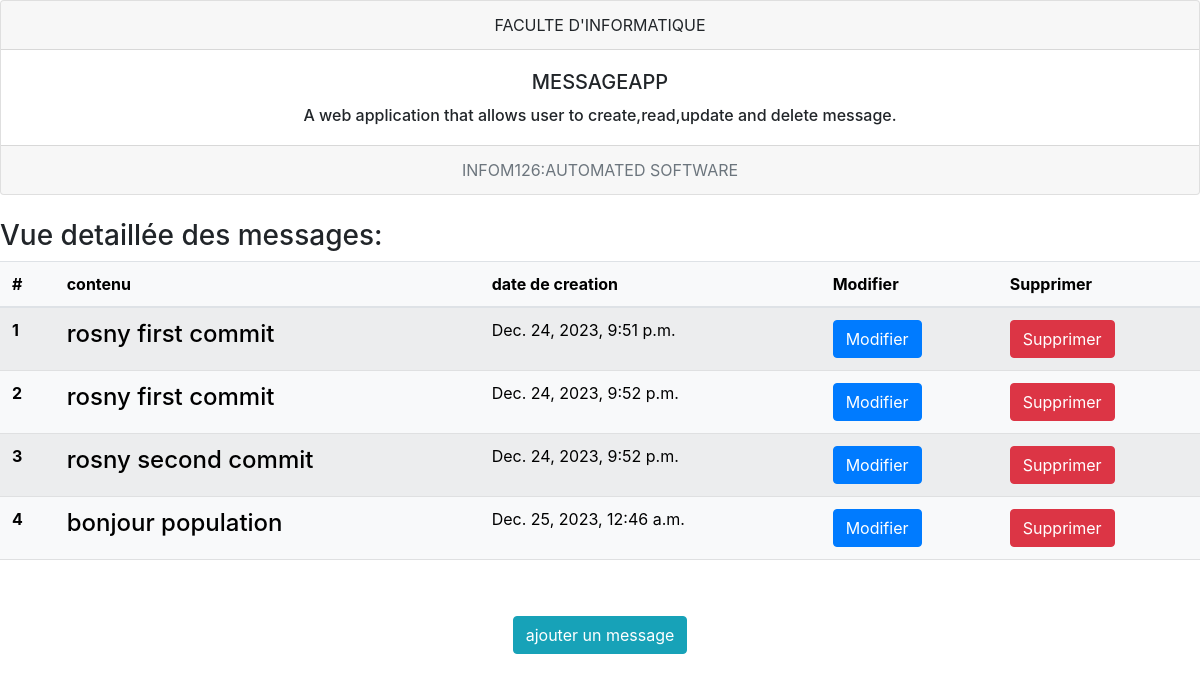
Before: / with the older database file.
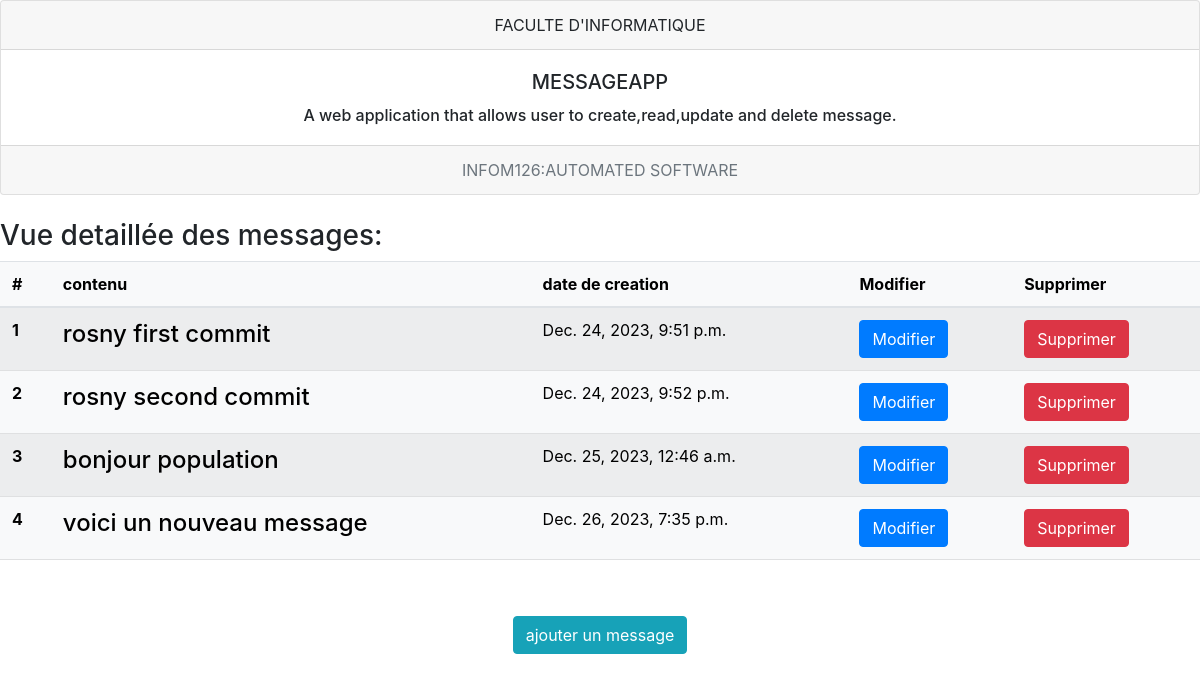
After: the same page with the newer database file.
### myapp/models.py (models this page shows, shortened)
class Message(models.Model):
    content = models.TextField()
    timestamp = models.DateTimeField(auto_now_add=True)

### myapp/views.py (the view)
# urls.py: path('', views.index, name='index'),
def index(request):
    messages = Message.objects.all()
    return render(request, 'index.html', {'messages': messages})

### myapp/templates/index.html (shortened to what this page needs)
<html>
    <head>
        <link href="https://cdn.jsdelivr.net/npm/bootstrap@5.1.3/dist/css/bootstrap.min.css" rel="stylesheet">
    <link rel="stylesheet" href="https://maxcdn.bootstrapcdn.com/bootstrap/4.0.0-alpha.6/css/bootstrap.min.css">
        <div class="card text-center">
            <div class="card-header">
              FACULTE D'INFORMATIQUE
            </div>
            <div class="card-body">
              <h5 class="card-title">MESSAGEAPP</h5>
              <h6 class="card-text">A web application that allows user to create,read,update and delete message.</h6>
            </div>
            <div class="card-footer text-muted">
              INFOM126:AUTOMATED SOFTWARE
            </div>
          </div>
    </head>
    <body>
        <h3>Vue detaillée  des messages:</h3>
        <div class='list-message'>
            <table class="table table-striped table-light">
                <thead>
                  <tr>
                    <th scope="col">#</th>
                    <th scope="col">contenu</th>
                    <th scope="col">date de creation</th>
                    <th scope="col">Modifier</th>
                    <th scope="col">Supprimer</th>
                  </tr>
                </thead>
        <tbody>
        {% for message in messages %}
         <tr>
            <th scope="row">{{ forloop.counter }}</th>
            <td><h4>{{ message.content }}</h4></td>
            <td><p>{{ message.timestamp }}</p></td>
            <td><a href="{% url 'modifier_message' message.id %}" class="btn btn-primary">Modifier</a></td>
            <td><a href="{% url 'supprimer_message' message.id %}" class="btn btn-danger">Supprimer</a></td>
         </tr>
        {% endfor %}
    </tbody>
 </table>
 </div>
 <p>&nbsp</p>
 <div style="text-align: center">
    <a href="{% url 'add_message' %}" class="btn btn-info">ajouter un message </a>
  </div>
    </body>
    </html>

Changed rows visible on the page:
removed Message: content "rosny first commit", timestamp "Dec. 24, 2023, 9:52 p.m."
added Message: content "voici un nouveau message", timestamp "Dec. 26, 2023, 7:35 p.m."
